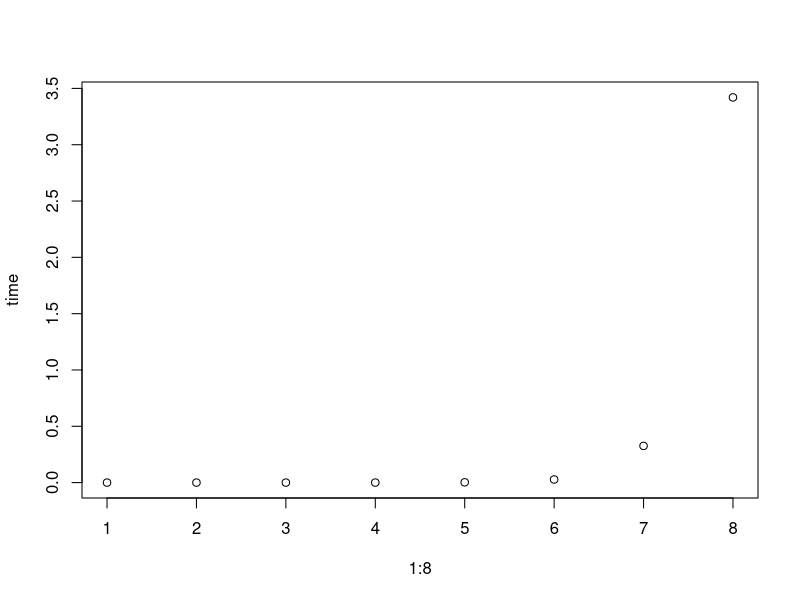

Here is the R script that generated this plot:
## ---- chunk 1
print(23)
## ---- chunk 2
for (i in 10:20){
  print(i)
}
## ---- chunk 3
for (i in c(-3,10,1001,3,45,0.6)){
  print(i)
}
## ---- chunk 4
thing=c("people","brown dog","fritos","tank","purple","thirty-six")

for (i in thing){
  print(i)
}
## ---- chunk 5
rnorm(10,mean=20,sd=7)
## ---- chunk 6
for (i in 20:40){
  x=rnorm(100,mean=i,sd=7)
  y=mean(x)
  z=sd(x)
  print(paste(i,y,z))
}
## ---- chunk 7
rmean=numeric()
rsd=numeric()

for (i in 1:20){
  x=rnorm(100,mean=i,sd=7)
  rmean[i]=mean(x)
  rsd[i]=sd(x)
}
rsd
## ---- chunk 8
rmean=numeric()
rsd=numeric()
iter=1

for (i in c(-100,100,67,10000,0.5,10)){
  x=rnorm(100,mean=i,sd=7)
  rmean[iter]=mean(x)
  rsd[iter]=sd(x)
  iter=iter+1
}
rmean
rsd
## ---- chunk 9
time=numeric()
for(i in 1:8){
   start=Sys.time()
   x=rnorm(10^i,mean=100,sd=15)
   mean(x)
   time[i]=(Sys.time()-start)
}
plot(1:8,time)
## ---- chunk 10
sample(thing,1)
## ---- chunk 11
dice=numeric()
for(i in 1:10){
dice[i]=sample(1:6,1)+sample(1:6,1)
print(dice)
}

## ---- chunk 12
start=Sys.time()
for(i in 1:50000){
dice[i]=sample(1:6,1)+sample(1:6,1)
}
Sys.time()-start
